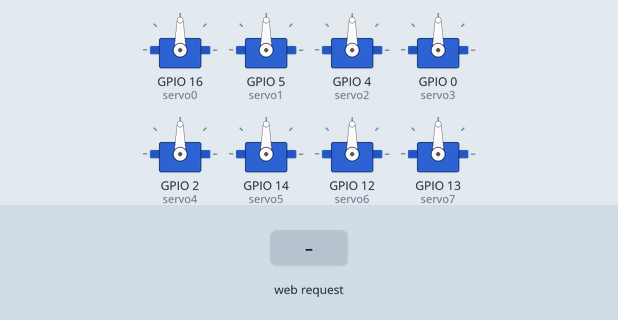
The sketch below on a simulated ESP8266 (NodeMCU). Parts: 8 × servo. Inputs (shaded band) come from the test bench. WiFi joins after 1.5 s; servers stay silent unless stated; uploads are accepted with an empty reply; what the sketch prints to the serial monitor is not drawn.

Above: at 2.7 s.
2.8 s: HTTP request GET /lamps/on received
At 3.3 s:
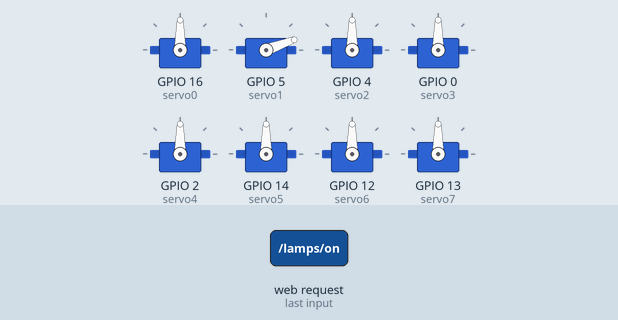
5.8 s: HTTP request GET /lamps/off received
At 5.9 s:
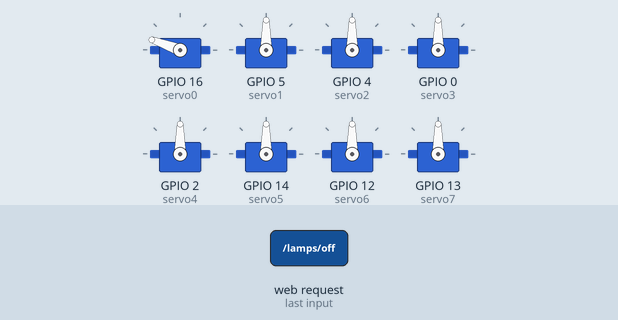
8.8 s: HTTP request GET /blinds1/down received
At 8.9 s:
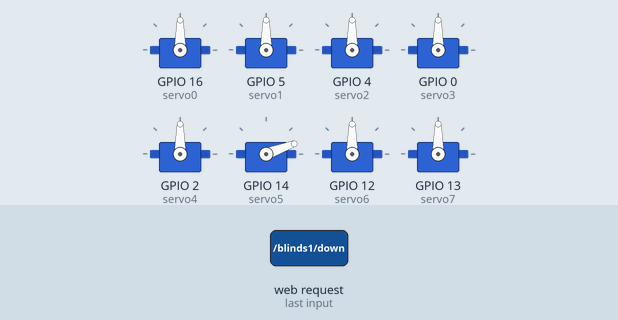
10.7 s: HTTP request GET /blinds2/down received
At 10.8 s:
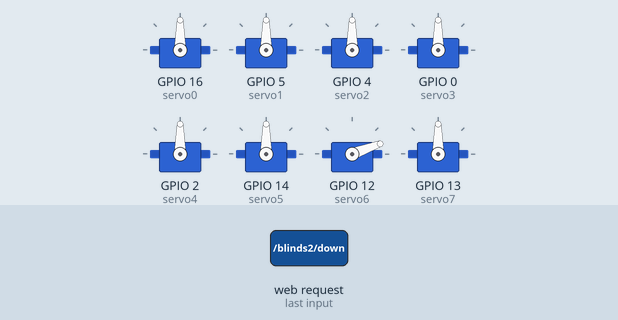
12.6 s: HTTP request GET /blinds1/up received
At 12.7 s:
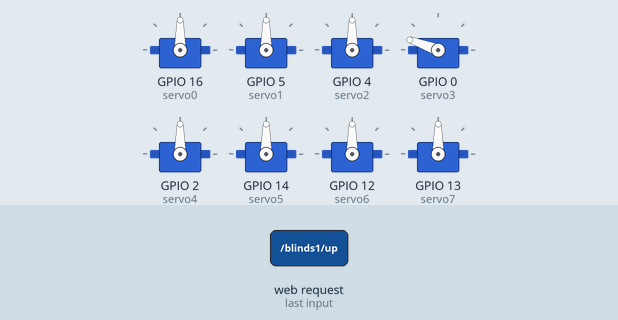
14.5 s: HTTP request GET /blinds2/up received
At 14.6 s:
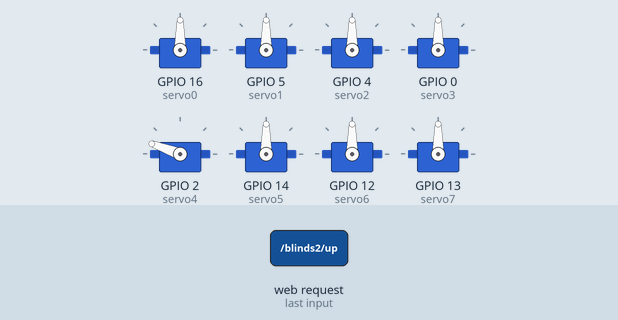
Timing chart, 0 to 17.4 s (numbered marks = the images above; inputs shaded):
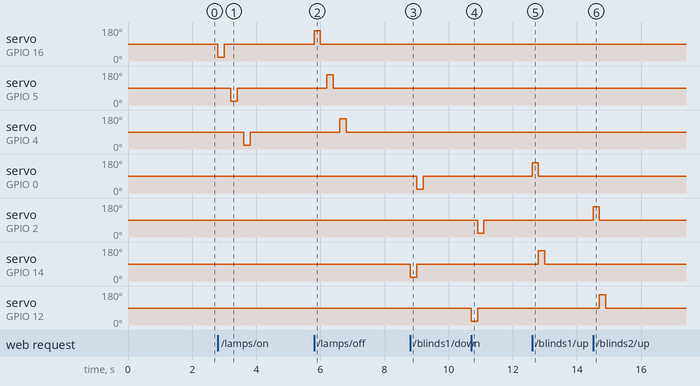

The sketch:

MyHomeIoT.ino
```cpp
#include <ESP8266WiFi.h>
#include "Credentials.h"
#include <ESP8266HTTPClient.h>
#include <WiFiClientSecure.h>
#include <Servo.h>
#include <ESP8266WebServer.h>
#include <ESP8266WebServer.h>
#include <ESP8266HTTPClient.h>
#include <ArduinoJson.h>
#include <Servo.h>
#include <WiFiClient.h>

WiFiClient client;

// Create servo objects for each servo motor
Servo servo0;
Servo servo1;
Servo servo2;
Servo servo3;
Servo servo4;
Servo servo5;
Servo servo6;
Servo servo7;

ESP8266WebServer server(80); // Create a web server on port 80

bool checkAuth() {
    return server.authenticate(www_username, www_password);
}
void handleRoot() {
  server.send(200, "text/plain", "You are logged in");
}


  void sendStateToAPI(String endpoint, bool state) {
  if (WiFi.status() == WL_CONNECTED) {
    std::unique_ptr<BearSSL::WiFiClientSecure> client(new BearSSL::WiFiClientSecure);
    client->setInsecure(); // Ignore SSL certificate validation

    HTTPClient https;

    String url = "https://x8ki-letl-twmt.n7.xano.io/api:QgTMv-fR" + endpoint;
    if (https.begin(*client, url)) {  // HTTPS
      https.addHeader("Content-Type", "application/json");
      String jsonBody = "{\"State\":" + String(state ? "true" : "false") + "}";
       Serial.println("url: " + url);
      Serial.println("json to send: " + jsonBody);
      int httpCode = https.POST(jsonBody);

      if (httpCode > 0) {
        String payload = https.getString();
        Serial.println("http code: " + httpCode);
        Serial.println("Response: " + payload);
      } else {
        Serial.printf("Error on HTTPS POST: %s\n", https.errorToString(httpCode).c_str());
      }

      https.end();
    } else {
      Serial.println("HTTPS Connection Failed");
    }
  } else {
    Serial.println("Not connected to WiFi");
  }
}

void setup() {
  Serial.begin(115200);

  // Attach servos to their respective pins
  servo0.attach(16);
  servo1.attach(5);
  servo2.attach(4);
  servo3.attach(0);
  servo4.attach(2);
  servo5.attach(14);
  servo6.attach(12);
  servo7.attach(13);

  // Connect to WiFi, print IP address, etc.
  WiFi.begin(ssid, password);
  while (WiFi.status() != WL_CONNECTED) {
    delay(500);
    Serial.print(".");
  }
  Serial.println("");
  Serial.println("WiFi connected");
  Serial.println("");
  Serial.print("Connected to ");
  Serial.println(ssid);
  Serial.print("IP address: ");
  Serial.println(WiFi.localIP());

  setupServoRoutes(); // Setup web server routes for controlling the servos
  server.begin(); // Start the web server
  Serial.println("HTTP server started");
  server.on("/", HTTP_GET, []() {
    if (!checkAuth()) return;
    handleRoot();
  });
}

void loop() {
  server.handleClient(); // Handle incoming client requests
}

// Function to control a specific servo
// servoNumber: the number of the servo to control
// turnOn: whether to turn the servo to the 'on' position or 'off' position
void controlServo(int servoNumber, bool turnOn) {
  //These values can(should) be tweaked for the servos using the other tweak.ino file in the project.
  int onPosition = 20; // 'On' position for the servo
  int offPosition = 160; // 'Off' position for the servo
  int restPosition = 90; // Rest position for the servo

  Servo* servo; // Pointer to the servo to control
  switch (servoNumber) {
    case 0: servo = &servo0; break;
    case 1: servo = &servo1; break;
    case 2: servo = &servo2; break;
    case 3: servo = &servo3; break;
    case 4: servo = &servo4; break;
    case 5: servo = &servo5; break;
    case 6: servo = &servo6; break;
    case 7: servo = &servo7; break;
    default: return; // Exit if an invalid servo number is given
  }

  servo->write(turnOn ? onPosition : offPosition); // Move servo to 'on' or 'off' position
  delay(200);
  servo->write(restPosition); // Return servo to rest position
}

// Function to control the lamp servos
// lampNumber: the specific lamp number
// turnOn: whether to turn the lamp on or off
void lamp(int lampNumber, bool turnOn) {
    controlServo(lampNumber, turnOn);
    // Sending state to API
    sendStateToAPI("/lamp" + String(lampNumber), turnOn);
}

// Function to control the blinds
// blindNumber: the number of the blind (1 or 2)
// lowerBlinds: whether to lower or raise the blinds
void blinds(int blindNumber, bool lowerBlinds) {
    if (blindNumber == 1) {
        if (lowerBlinds) {
            // Blind 1 Going Down
            controlServo(5, true); // Turn off servo 5
            controlServo(3, true);  // Turn on servo 3
        } else {
            // Blind 1 Going Up
            controlServo(3, false); // Turn off servo 3
            controlServo(5, false);  // Turn on servo 5
        }
    } else if (blindNumber == 2) {
        if (lowerBlinds) {
            // Blind 2 Going Down
            controlServo(6, true); // Turn off servo 6
            controlServo(4, true);  // Turn on servo 4
        } else {
            // Blind 2 Going Up
            controlServo(4, false); // Turn off servo 4
            controlServo(6, false);  // Turn on servo 6
        }
    }
  // Sending state to API
  String endpoint = "/blinds" + String(blindNumber);
  sendStateToAPI(endpoint, lowerBlinds);
}

// Function to control the AC
void acControl() {
  if (WiFi.status() == WL_CONNECTED) {
    std::unique_ptr<BearSSL::WiFiClientSecure> client(new BearSSL::WiFiClientSecure);
    client->setInsecure(); // Ignore SSL certificate validation

    HTTPClient https;
    String urlGet = "https://x8ki-letl-twmt.n7.xano.io/api:QgTMv-fR/ac";

    // GET Request
    if (https.begin(*client, urlGet)) {
      int httpCodeGet = https.GET();

      if (httpCodeGet > 0) {
        String payload = https.getString();
        Serial.println("GET Response: " + payload);

        // Parse JSON response and toggle state
        DynamicJsonDocument doc(1024);
        deserializeJson(doc, payload);
        bool currentState = doc["State"];
        bool newState = !currentState;
        controlServo(7, false); // Control AC using servo 7

        https.end(); // End the GET request

        // Delay before POST request
        delay(500);

        // POST Request
        String urlPost = "https://x8ki-letl-twmt.n7.xano.io/api:QgTMv-fR/ac";
        if (https.begin(*client, urlPost)) {
          https.addHeader("Content-Type", "application/json");
          String jsonBody = "{\"State\":" + String(newState ? "true" : "false") + "}";
          int httpCodePost = https.POST(jsonBody);

          if (httpCodePost > 0) {
            String response = https.getString();
            Serial.println("POST Response: " + response);
          } else {
            Serial.printf("Error on HTTPS POST: %s\n", https.errorToString(httpCodePost).c_str());
          }

          https.end(); // End the POST request
        } else {
          Serial.println("HTTPS POST Connection Failed");
        }
      } else {
        Serial.printf("Error on HTTPS GET: %s\n", https.errorToString(httpCodeGet).c_str());
      }

    } else {
      Serial.println("HTTPS GET Connection Failed");
    }
  } else {
    Serial.println("Not connected to WiFi");
  }
}

// Function to set up web server routes for controlling servos
void setupServoRoutes() {
  // Routes for controlling all lamps
  server.on("/lamps/on", []() {
    if (!checkAuth()) return;
    for (int i = 0; i <= 2; i++) { // For lamps 0, 1, and 2
        lamp(i, true); // Turn on each lamp
    }
    server.send(200, "text/plain", "All lamps turned on");
  });

  server.on("/lamps/off", []() {
    if (!checkAuth()) return;
    for (int i = 0; i <= 2; i++) { // For lamps 0, 1, and 2
        lamp(i, false); // Turn off each lamp
    }
    server.send(200, "text/plain", "All lamps turned off");
  });

  // Routes for controlling individual lamps
  for (int i = 0; i <= 2; i++) { // Only for lamps 0, 1, and 2
    server.on("/lamp" + String(i) + "/on", [i]() {
        if (!checkAuth()) return;
        lamp(i, true);
        server.send(200, "text/plain", "Lamp " + String(i) + " turned on");
    });
    server.on("/lamp" + String(i) + "/off", [i]() {
        if (!checkAuth()) return;
        lamp(i, false);
        server.send(200, "text/plain", "Lamp " + String(i) + " turned off");
    });
}


  // Routes for controlling blinds
  server.on("/blinds1/down", []() {
    if (!checkAuth()) return;
    blinds(1, true);
    server.send(200, "text/plain", "Blinds 1 lowered");
  });
  server.on("/blinds1/up", []() {
    if (!checkAuth()) return;
    blinds(1, false);
    server.send(200, "text/plain", "Blinds 1 raised");
  });
  server.on("/blinds2/down", []() {
    if (!checkAuth()) return;
    blinds(2, true);
    server.send(200, "text/plain", "Blinds 2 lowered");
  });
  server.on("/blinds2/up", []() {
    if (!checkAuth()) return;
    blinds(2, false);
    server.send(200, "text/plain", "Blinds 2 raised");
  });

  // Route for AC control
  server.on("/ac/toggle", []() {
    if (!checkAuth()) return;
    acControl();
    server.send(200, "text/plain", "AC toggle command sent");
  });
}
```

Credentials.h
```cpp
// Credentials.h

#ifndef CREDENTIALS_H
#define CREDENTIALS_H

const char* ssid = "YourWiFiSSID";
const char* password = "YourWiFiPassword";
const char* www_username = "admin";
const char* www_password = "admin";

// Add any other sensitive information here

#endif // CREDENTIALS_H
```

Measured:
- after the input at 2.8 s, servo on GPIO 16 (servo0): 90° → 20° at once, → 90° 0.20 s later; servo on GPIO 5 (servo1): 90° → 20° after 0.40 s, → 90° 0.20 s later; servo on GPIO 4 (servo2): 90° → 20° after 0.80 s, → 90° 0.20 s later
- after the input at 5.8 s, servo on GPIO 16 (servo0): 90° → 160° at once, → 90° 0.20 s later; servo on GPIO 5 (servo1): 90° → 160° after 0.40 s, → 90° 0.20 s later; servo on GPIO 4 (servo2): 90° → 160° after 0.81 s, → 90° 0.20 s later
- after the input at 8.8 s, servo on GPIO 0 (servo3): 90° → 20° after 0.20 s, → 90° 0.20 s later; servo on GPIO 14 (servo5): 90° → 20° at once, → 90° 0.20 s later
- after the input at 10.7 s, servo on GPIO 2 (servo4): 90° → 20° after 0.20 s, → 90° 0.20 s later; servo on GPIO 12 (servo6): 90° → 20° at once, → 90° 0.20 s later
- after the input at 12.6 s, servo on GPIO 0 (servo3): 90° → 160° at once, → 90° 0.20 s later; servo on GPIO 14 (servo5): 90° → 160° after 0.20 s, → 90° 0.20 s later
- after the input at 14.5 s, servo on GPIO 2 (servo4): 90° → 160° at once, → 90° 0.20 s later; servo on GPIO 12 (servo6): 90° → 160° after 0.20 s, → 90° 0.20 s later
